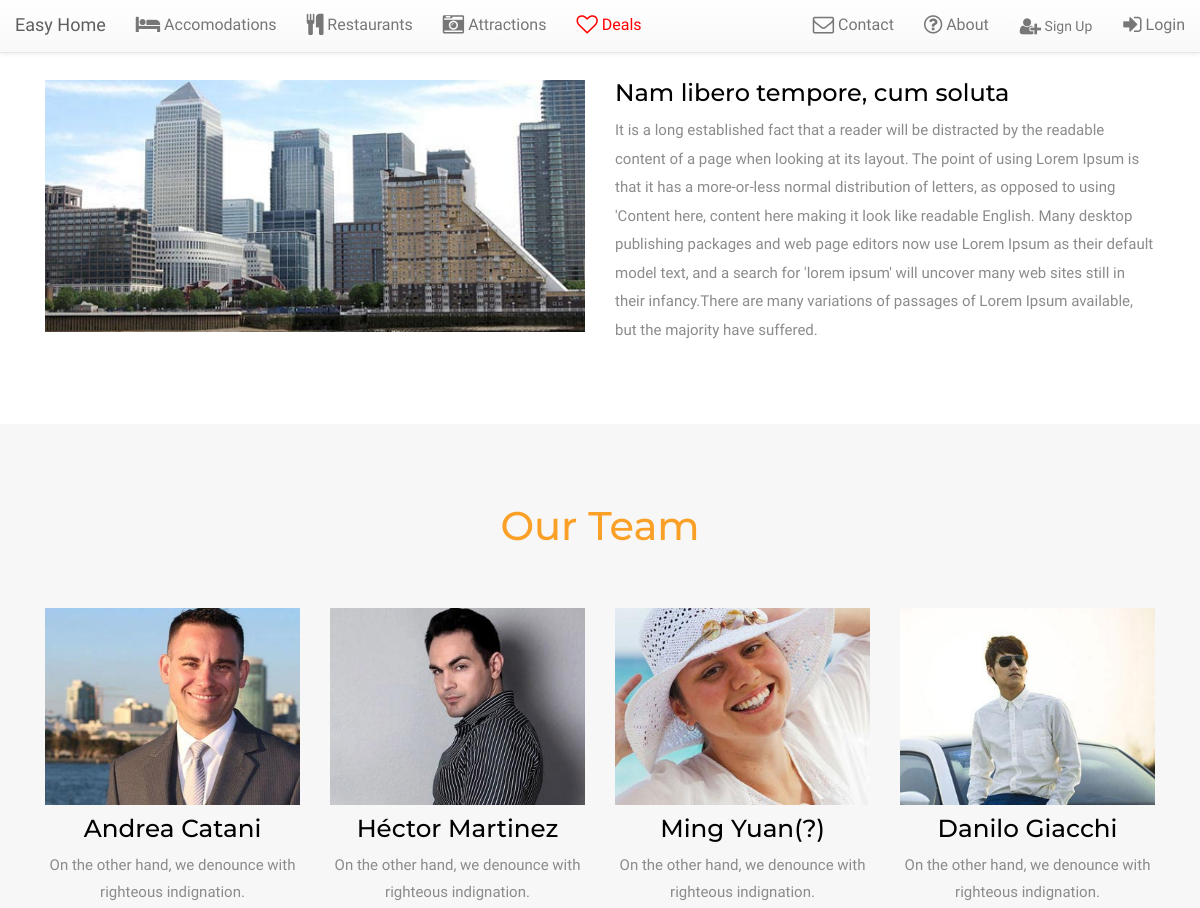
Before: /about (upper part) with the older database file.
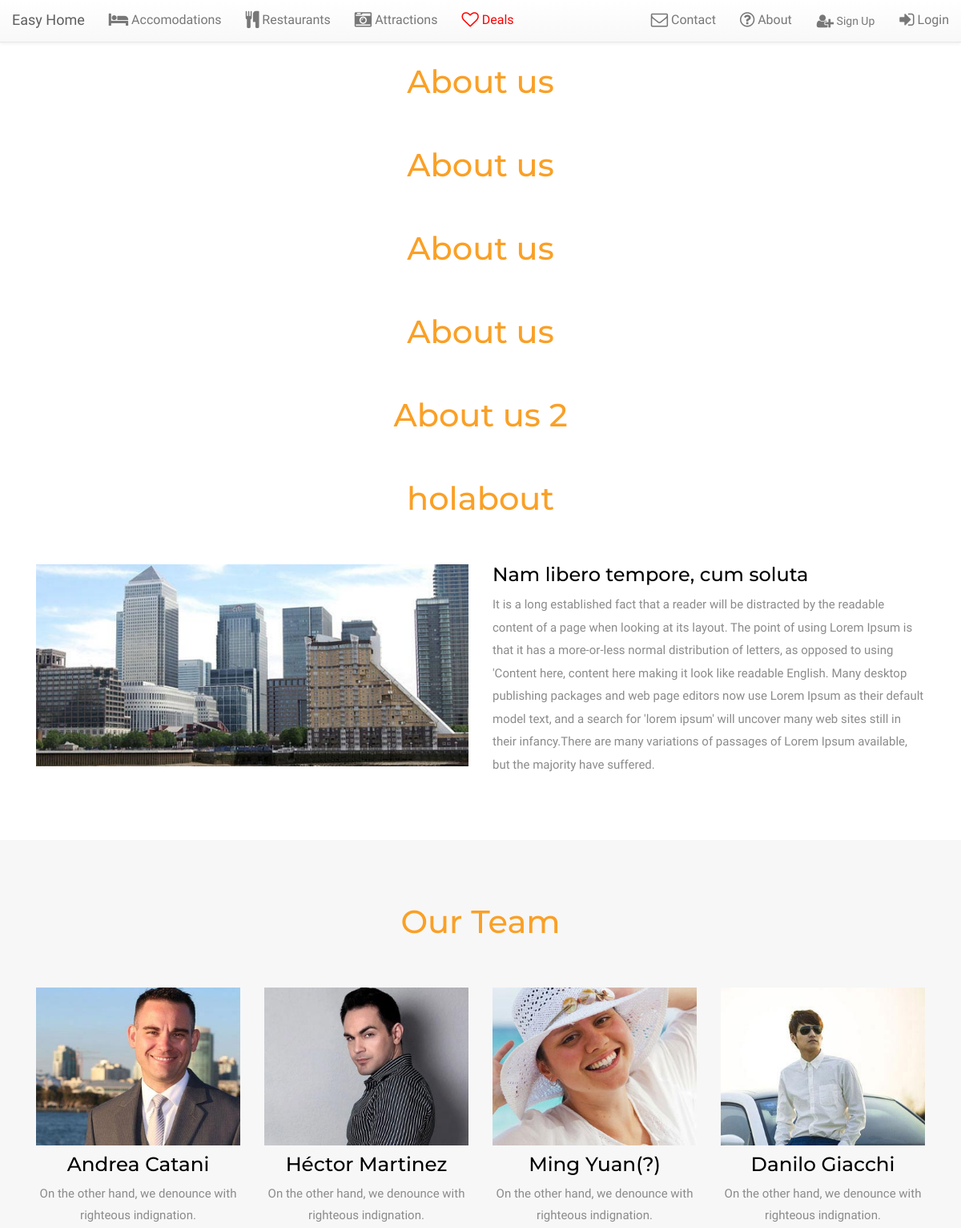
After: the same page with the newer database file.
### backend/models.py (models this page shows)
class About_PageTitle(models.Model):
	author = models.ForeignKey('auth.User')
	title = models.CharField(max_length=200)
	created_date = models.DateTimeField(
			default=timezone.now)
	published_date = models.DateTimeField(
			blank=True, null=True)

### frontend/views.py (the view)
# urls.py: url(r'^about$', views.frontend_contact, name='frontend_contact'),
def frontend_contact(request):
	pageTitles = About_PageTitle.objects.filter(published_date__lte=timezone.now()).order_by('published_date')
	return render(request, 'frontend/about.html', {'pageTitles': pageTitles})#, 'attractions': attractions, 'apartments':apartments})

### frontend/templates/frontend/about.html (shortened to what this page needs)
{% extends 'frontend/index.html' %}
{% load staticfiles %}
{% block content %}
<section id="main">
<div class="about">
	<div class="container">
		<div class="about-main">
			{% for pageTitle in pageTitles %}
				<h4>{{ pageTitle.title }}</h4>
			{% endfor %}
			<div class="col-md-6 about-left">
				<a href="single.html"><img src="images/ab.jpg" alt="" class="img-responsive"></a>
			</div>
			<div class="col-md-6 about-rigth">
				 <h3><a href="single.html">Nam libero tempore, cum soluta</a></h3>
				 <p>It is a long established fact that a reader will be distracted by the readable content of a page when looking at its layout. The point of using Lorem Ipsum is that it has a more-or-less normal distribution of letters, as opposed to using 'Content here, content here making it look like readable English. Many desktop publishing packages and web page editors now use Lorem Ipsum as their default model text, and a search for 'lorem ipsum' will uncover many web sites still in their infancy.There are many variations of passages of Lorem Ipsum available, but the majority have suffered.</p>
			</div>
		  <div class="clearfix"> </div>
		</div>
	</div>
</div>
<div class="team">
	<div class="container">
		<div class="team-main">
			<h4>Our Team</h4>
			<div class="col-md-3 team-grid">
				<img src="images/t1.jpg" alt="" class="img-responsive">
				<h3><a class="popup-with-zoom-anim" href="#small-dialog">Andrea Catani</a></h3>
				<p>On the other hand, we denounce with righteous indignation.</p>
			</div>
			<div class="col-md-3 team-grid">
				<img src="images/t2.jpg" alt="" class="img-responsive">
				<h3><a class="popup-with-zoom-anim" href="#small-dialog">Héctor Martinez</a></h3>
				<p>On the other hand, we denounce with righteous indignation.</p>
			</div>
			<div class="col-md-3 team-grid">
				<img src="images/t3.jpg" alt="" class="img-responsive">
				<h3><a class="popup-with-zoom-anim" href="#small-dialog">Ming Yuan(?)</a></h3>
				<p>On the other hand, we denounce with righteous indignation.</p>
			</div>
			<div class="col-md-3 team-grid">
				<img src="images/t4.jpg" alt="" class="img-responsive">
				<h3><a class="popup-with-zoom-anim" href="#small-dialog">Danilo Giacchi</a></h3>
				<p>On the other hand, we denounce with righteous indignation.</p>
			</div>
		</div>
	</div>
</div>
{% endblock %}

### frontend/templates/frontend/index.html (shortened to what this page needs)
{% load staticfiles %}
<!DOCTYPE html>
<html>
<head>
	<link rel="stylesheet" href="https://maxcdn.bootstrapcdn.com/bootstrap/3.3.7/css/bootstrap.min.css">
	<link rel="stylesheet" href="https://maxcdn.bootstrapcdn.com/bootstrap/3.3.7/css/bootstrap-theme.min.css">
	<link href="//netdna.bootstrapcdn.com/bootstrap/3.3.7/css/bootstrap.min.css" rel="stylesheet">
	<link rel="stylesheet" href="https://cdnjs.cloudflare.com/ajax/libs/font-awesome/4.7.0/css/font-awesome.min.css">
	<link href="{% static '../static/css/styleFront.css' %}" rel="stylesheet" type="text/css" media="all"/>
	<link href="{% static '../static/css/hover.css' %}" rel="stylesheet" media="all">
</head>
<body>
<nav class="navbar-default navbar navbar-fixed-top">
		<div class="container-fluid">
			<div class="navbar-header">
			<a class="navbar-brand" href="#">Easy Home</a>
			</div>
			<div class="collapse navbar-collapse" id="myNavbar">
				<ul class="nav navbar-nav">
					<li><a id="" href=""><i class="fa fa-bed fa-lg"></i> Accomodations</a></li>
					<li><a id="" href=""><i class="fa fa-cutlery fa-lg "></i> Restaurants</a></li>
					<li><a id="" href=""><i class="fa fa-camera-retro fa-lg"></i> Attractions</a></li>
					<li><a style="color:red" id="" href=""><i style="color:red" class="fa fa-heart-o fa-lg"></i> Deals</a></li>
				</ul>
				{% if user.is_authenticated %}
					<ul class="nav navbar-nav navbar-right">
						<li><a id="contact-form" href=""><i class="fa fa-envelope-o fa-lg"></i> Contact</a></li>
						<li><a id="about" href=""><i class="fa fa-question-circle-o fa-lg"></i> About</a></li>
						<li><a id="login" href="{% url 'backend:backend_home' %}"><i class="fa fa-cogs fa-lg"></i> Backend</a></li>
						<li><a id="login" href=""><i class="fa fa-sign-out fa-lg"></i> Log out</a></li>
					</ul>
				{% else %}
					<ul class="nav navbar-nav navbar-right">
						<li><a id="contact-form" href=""><i class="fa fa-envelope-o fa-lg"></i> Contact</a></li>
						<li><a id="about" href=""><i class="fa fa-question-circle-o fa-lg"></i> About</a></li>
						<li><a id="signup" class="btn" href=""><i class="fa fa-user-plus fa-lg"></i> Sign Up</a></li>
						<li><a id="login" href=""><i class="fa fa-sign-in fa-lg"></i> Login</a></li>
					</ul>
				{% endif %}
			</div>
		</div>
	</nav>
<section id="main">
{% block content %}
{% endblock %}
</body>
</html>

### frontend/static/css/styleFront.css (style rules this page uses)
h4, h5, h6, h1, h2, h3 { margin-top: 0; }
ul, ol { margin: 0; }
p { margin: 0; }
html, body { font-family: 'Hind', sans-serif; font-size: 100%; background:#fff; }
a { text-decoration: none; }
.about-main { padding: 5em 0px; }
.about-main h4 { font-size: 2.5em; color:#FAA026; text-align: center; margin: 0px 0px 1.5em 0px; font-family: 'Montserrat', sans-serif; }
.about-rigth h3 { font-size: 1.5em; font-weight: 500; }
.about-rigth h3 a { color: #000; text-decoration:none; font-family: 'Montserrat', sans-serif; }
.about-rigth p { font-size: 15px; font-weight: 400; line-height: 1.9em; color:#8B8B8B; }
.team { padding:5em 0px; background: rgba(153, 153, 153, 0.08); }
.team-grid { text-align: center; }
.team-grid h3 { font-size: 1.4em; font-weight: 500; margin: 10px 0px 10px 0px; font-family: 'Montserrat', sans-serif; }
.team-grid h3 a { color: #000; }
.team-main h4 { font-size: 2.5em; color:#FAA026; text-align: center; margin: 0px 0px 1.5em 0px; font-family: 'Montserrat', sans-serif; }
.team-grid p { font-size: 15px; font-weight: 400; color: #8B8B8B; line-height: 1.8em; }
a.popup-with-zoom-anim { outline: none; border: none; text-decoration: none; border-radius:4px; color:#fff; font-size:1.1em; }

Changed rows visible on the page:
added About_PageTitle: title "About us"
added About_PageTitle: title "About us"
added About_PageTitle: title "About us"
added About_PageTitle: title "About us"
added About_PageTitle: title "About us 2"
added About_PageTitle: title "holabout"
